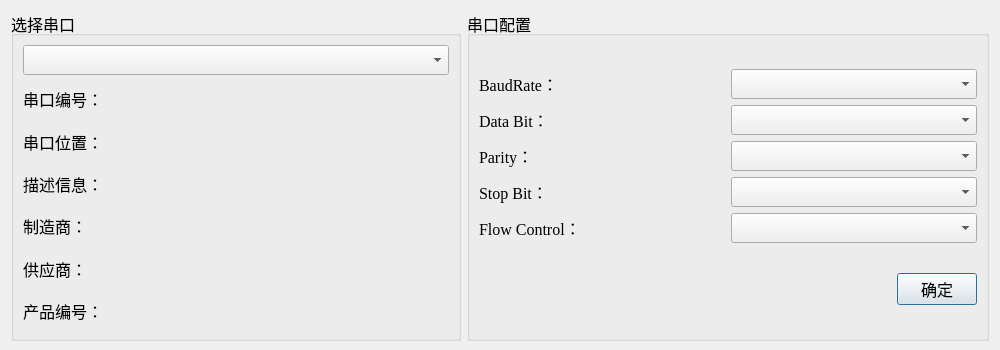
<?xml version="1.0" encoding="UTF-8"?>
<ui version="4.0">
 <class>portConfig</class>
 <widget class="QDialog" name="portConfig">
  <property name="geometry">
   <rect>
    <x>0</x>
    <y>0</y>
    <width>1000</width>
    <height>350</height>
   </rect>
  </property>
  <property name="minimumSize">
   <size>
    <width>1000</width>
    <height>350</height>
   </size>
  </property>
  <property name="font">
   <font>
    <family>Times New Roman</family>
    <pointsize>12</pointsize>
   </font>
  </property>
  <property name="windowTitle">
   <string>Dialog</string>
  </property>
  <layout class="QGridLayout" name="gridLayout_3">
   <item row="0" column="0">
    <widget class="QGroupBox" name="groupBox">
     <property name="minimumSize">
      <size>
       <width>450</width>
       <height>330</height>
      </size>
     </property>
     <property name="title">
      <string>选择串口</string>
     </property>
     <layout class="QGridLayout" name="gridLayout">
      <item row="0" column="0">
       <layout class="QVBoxLayout" name="verticalLayout_2">
        <item>
         <widget class="QComboBox" name="availPortsComboBox">
          <property name="minimumSize">
           <size>
            <width>300</width>
            <height>30</height>
           </size>
          </property>
         </widget>
        </item>
        <item>
         <layout class="QVBoxLayout" name="verticalLayout">
          <item>
           <widget class="QLabel" name="portNumberId">
            <property name="minimumSize">
             <size>
              <width>300</width>
              <height>30</height>
             </size>
            </property>
            <property name="text">
             <string>串口编号：</string>
            </property>
           </widget>
          </item>
          <item>
           <widget class="QLabel" name="portLocation">
            <property name="minimumSize">
             <size>
              <width>300</width>
              <height>30</height>
             </size>
            </property>
            <property name="text">
             <string>串口位置：</string>
            </property>
           </widget>
          </item>
          <item>
           <widget class="QLabel" name="portDesrciption">
            <property name="minimumSize">
             <size>
              <width>300</width>
              <height>30</height>
             </size>
            </property>
            <property name="text">
             <string>描述信息：</string>
            </property>
           </widget>
          </item>
          <item>
           <widget class="QLabel" name="portManufacturer">
            <property name="minimumSize">
             <size>
              <width>300</width>
              <height>30</height>
             </size>
            </property>
            <property name="text">
             <string>制造商：</string>
            </property>
           </widget>
          </item>
          <item>
           <widget class="QLabel" name="portVendor">
            <property name="minimumSize">
             <size>
              <width>300</width>
              <height>30</height>
             </size>
            </property>
            <property name="text">
             <string>供应商：</string>
            </property>
           </widget>
          </item>
          <item>
           <widget class="QLabel" name="portProductId">
            <property name="minimumSize">
             <size>
              <width>300</width>
              <height>30</height>
             </size>
            </property>
            <property name="text">
             <string>产品编号：</string>
            </property>
           </widget>
          </item>
         </layout>
        </item>
       </layout>
      </item>
     </layout>
    </widget>
   </item>
   <item row="0" column="1">
    <widget class="QGroupBox" name="groupBox_2">
     <property name="minimumSize">
      <size>
       <width>450</width>
       <height>330</height>
      </size>
     </property>
     <property name="title">
      <string>串口配置</string>
     </property>
     <layout class="QGridLayout" name="gridLayout_2">
      <item row="0" column="0">
       <layout class="QVBoxLayout" name="verticalLayout_3">
        <item>
         <layout class="QHBoxLayout" name="horizontalLayout">
          <item>
           <widget class="QLabel" name="portBaudRate">
            <property name="minimumSize">
             <size>
              <width>150</width>
              <height>30</height>
             </size>
            </property>
            <property name="text">
             <string>BaudRate：</string>
            </property>
           </widget>
          </item>
          <item>
           <widget class="QComboBox" name="portBaudRateCombo">
            <property name="minimumSize">
             <size>
              <width>200</width>
              <height>30</height>
             </size>
            </property>
           </widget>
          </item>
         </layout>
        </item>
        <item>
         <layout class="QHBoxLayout" name="horizontalLayout_2">
          <item>
           <widget class="QLabel" name="portDataBits">
            <property name="minimumSize">
             <size>
              <width>150</width>
              <height>30</height>
             </size>
            </property>
            <property name="text">
             <string>Data Bit：</string>
            </property>
           </widget>
          </item>
          <item>
           <widget class="QComboBox" name="portDataBitsCombo">
            <property name="minimumSize">
             <size>
              <width>200</width>
              <height>30</height>
             </size>
            </property>
           </widget>
          </item>
         </layout>
        </item>
        <item>
         <layout class="QHBoxLayout" name="horizontalLayout_3">
          <item>
           <widget class="QLabel" name="portParity">
            <property name="minimumSize">
             <size>
              <width>150</width>
              <height>30</height>
             </size>
            </property>
            <property name="text">
             <string>Parity：</string>
            </property>
           </widget>
          </item>
          <item>
           <widget class="QComboBox" name="portParityCombo">
            <property name="minimumSize">
             <size>
              <width>200</width>
              <height>30</height>
             </size>
            </property>
           </widget>
          </item>
         </layout>
        </item>
        <item>
         <layout class="QHBoxLayout" name="horizontalLayout_4">
          <item>
           <widget class="QLabel" name="portStopBit">
            <property name="minimumSize">
             <size>
              <width>150</width>
              <height>30</height>
             </size>
            </property>
            <property name="text">
             <string>Stop Bit：</string>
            </property>
           </widget>
          </item>
          <item>
           <widget class="QComboBox" name="portStopBitCombo">
            <property name="minimumSize">
             <size>
              <width>200</width>
              <height>30</height>
             </size>
            </property>
           </widget>
          </item>
         </layout>
        </item>
        <item>
         <layout class="QHBoxLayout" name="horizontalLayout_5">
          <item>
           <widget class="QLabel" name="portFlowControl">
            <property name="minimumSize">
             <size>
              <width>150</width>
              <height>30</height>
             </size>
            </property>
            <property name="text">
             <string>Flow Control：</string>
            </property>
           </widget>
          </item>
          <item>
           <widget class="QComboBox" name="portFlowControlCombo">
            <property name="minimumSize">
             <size>
              <width>200</width>
              <height>30</height>
             </size>
            </property>
           </widget>
          </item>
         </layout>
        </item>
       </layout>
      </item>
      <item row="1" column="0">
       <layout class="QHBoxLayout" name="horizontalLayout_6">
        <item>
         <spacer name="horizontalSpacer">
          <property name="orientation">
           <enum>Qt::Horizontal</enum>
          </property>
          <property name="sizeHint" stdset="0">
           <size>
            <width>238</width>
            <height>20</height>
           </size>
          </property>
         </spacer>
        </item>
        <item>
         <widget class="QPushButton" name="btnConfigSure">
          <property name="minimumSize">
           <size>
            <width>80</width>
            <height>30</height>
           </size>
          </property>
          <property name="text">
           <string>确定</string>
          </property>
         </widget>
        </item>
       </layout>
      </item>
     </layout>
    </widget>
   </item>
  </layout>
 </widget>
 <resources/>
 <connections/>
</ui>
